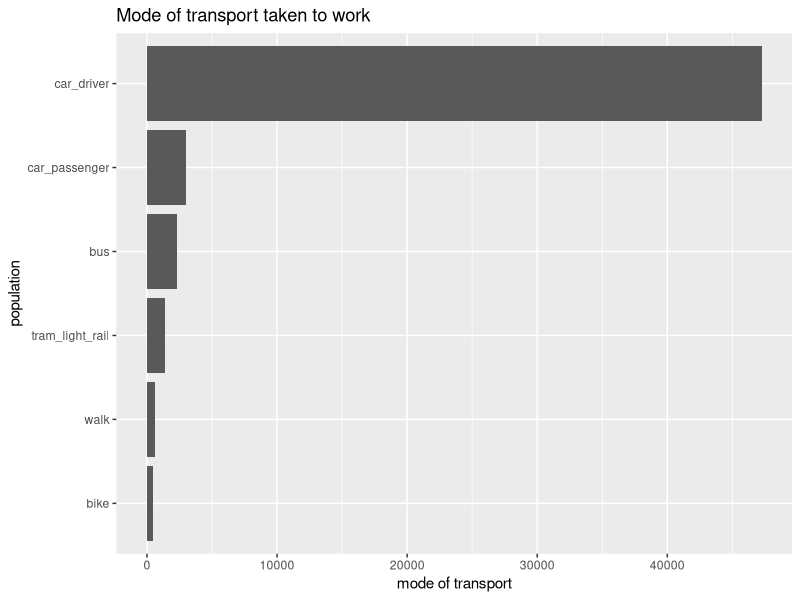
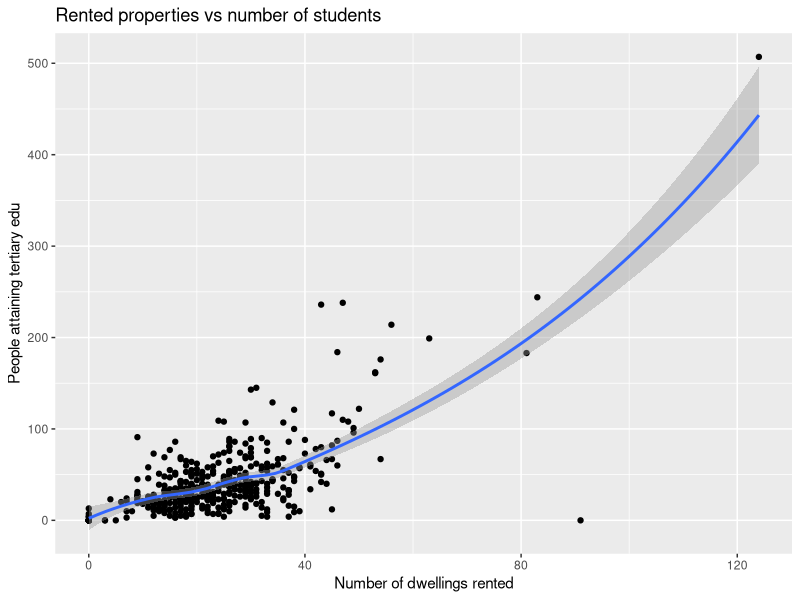
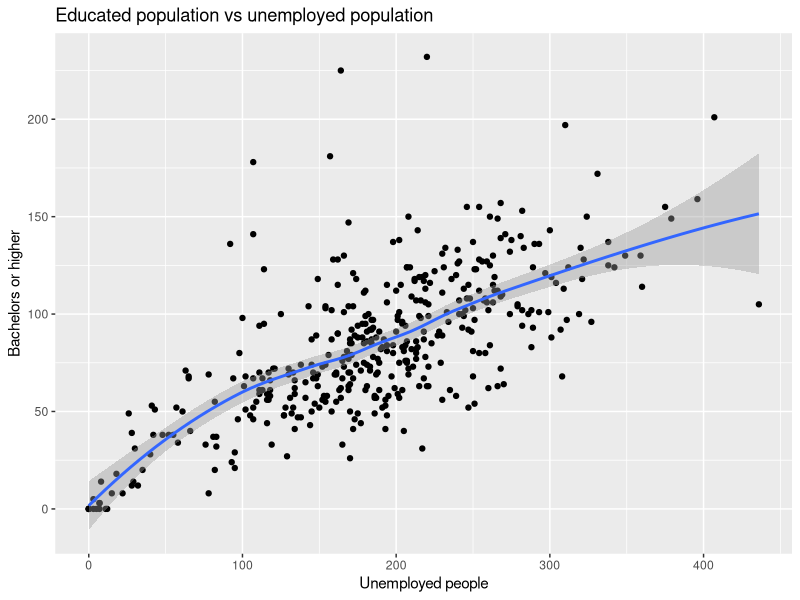

Write R code to recreate these figures, in order.
## ---- chunk 1
knitr::opts_chunk$set(
  echo = FALSE,
  eval = TRUE,
  message = FALSE,
  warning = FALSE,
  fig.width = 5,
  fig.height = 2,
  fig.pos = "H"
)
## ---- chunk 2
#loading libraries
library(tidyverse)
library(ggplot2)
library(kableExtra)
library(bookdown)
## ---- chunk 3
correspondence <- read_csv('sa1_electorate_correspondence.csv') #loading correspondence data
census_data <- read_csv('ACT_census_data_by_sa1.csv') #loading census data

data <- census_data %>% #join the datasets to sort statistical areas by their electorate 
  left_join(correspondence,
            by = 'sa1_2021') %>%
  filter(electorate == 'Fenner') #chose fenner as the electorate to perform analysis

## ---- chunk 4
create_summary_df <- function(data, col_indices, category_name) {
  # Extract the relevant columns based on indices
  relevant_columns <- data[col_indices]
  
  # Create the summary data frame
  summary_df <- data.frame(
    category = colnames(relevant_columns),
    population = map(relevant_columns, sum) %>%
      unlist() %>%
      unname()
  ) 
    
  
  # Set the name for the category column
  names(summary_df)[1] <- category_name
  
  return(summary_df)
}

# creating different demographic characteristics summaries using func
ancestry <- create_summary_df(data, 2:6, "ancestry")
religion <- create_summary_df(data, 8:10, "religion")
mode_of_transport <- create_summary_df(data, 22:27, "mode_of_transport")
age_group <- create_summary_df(data, 17:20, "age_group")
property_type <- create_summary_df(data, 13:15, "property_type")
education <- create_summary_df(data, c(11:12, 7), "education")


## ---- chunk 5
ggplot(data = mode_of_transport, aes(x = reorder(mode_of_transport, population), #reorder x-axis
                                     y = population)) + #use ggplot to display different modes of transportation
        geom_bar(stat = "identity") +
        coord_flip( ) + #flip co-ordinates
  labs(y = "mode of transport", 
       x = "population") +
  ggtitle("Mode of transport taken to work")
## ---- chunk 6
data <- data %>% 
  mutate(progressive = (data$age_18_29 + data$age_30_49)/(data$age_18_29 + data$age_30_49 + data$under_18 + data$age_over50)) #muatet new column to find proprtion 
t(quantile(data$progressive, na.rm = T)) %>% kable(caption='Distribution')
## ---- chunk 7
ggplot(data,   #correlation plot 
       aes(x = data$in_tertiary_education,
           y = data$rented)) +
  geom_point() + #point
  labs(x = 'Number of dwellings rented' , y = 'People attaining tertiary edu') +
  ggtitle('Rented properties vs number of students')  +
  geom_smooth()
  
## ---- chunk 8
data <- data %>% #calculating unemployed people and comparing them to level of education attained in a SA
  mutate(employed = total - (data$bus + 
                               data$walk + 
                               data$bike + 
                               data$tram_light_rail + 
                               data$car_passenger + 
                               data$car_driver)) %>%
  mutate(total_educated = data$bachelor_degree + 
           data$postgrad_degree )

ggplot(data,   #correlation plot 
       aes(x = data$employed,
           y = data$total_educated)) +
  geom_point() + #point
  labs(x = 'Unemployed people' , y = 'Bachelors or higher') +
  ggtitle('Educated population vs unemployed population')  +
  geom_smooth()
  
